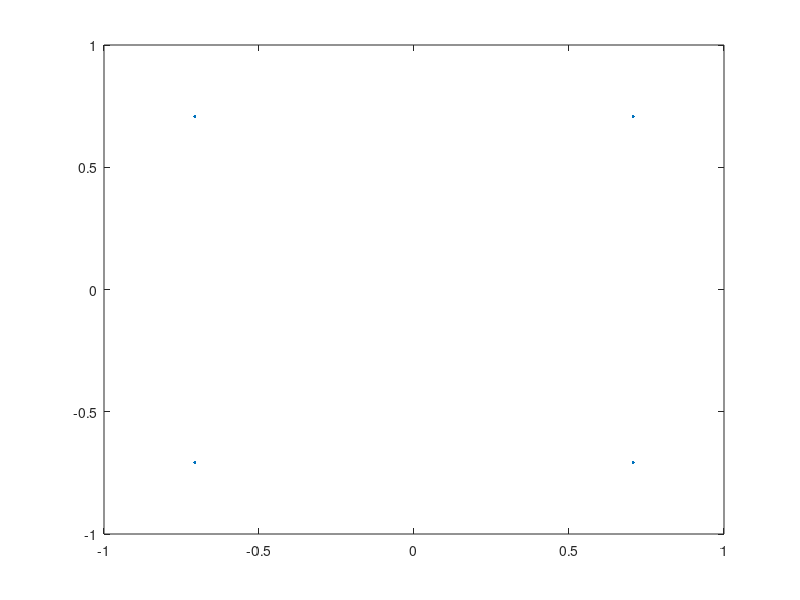
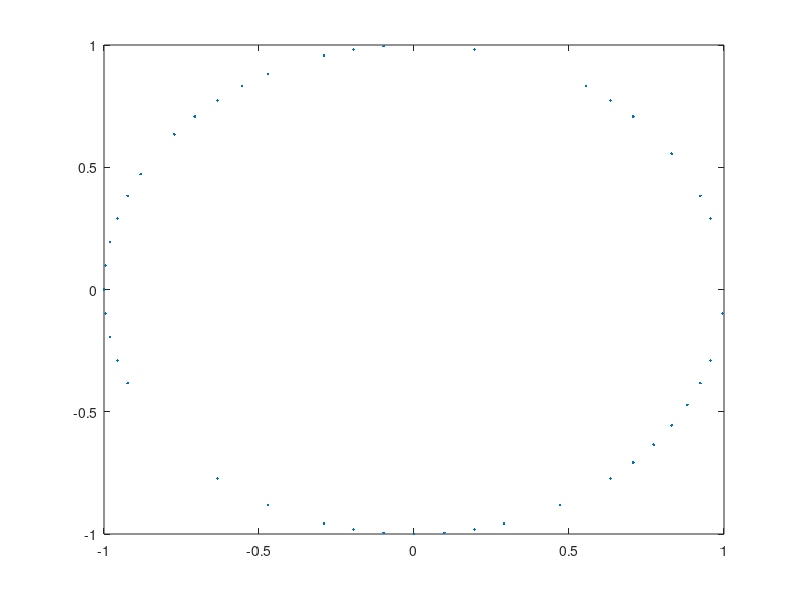

Reproduce these figures in MATLAB, in order.
clc;
close all;
clear all;

Nc = 64;

S_r = 0.5^0.5 * ((randn(1, Nc) > 0) * 2 - 1);
S_i = 0.5^0.5 * ((randn(1, Nc) > 0) * 2 - 1);

S = S_r + 1i * S_i;

STO = -23;

y = S .* exp(1i * 2 * pi * STO / Nc * (0 : Nc-1));

figure()
plot(S_r, S_i, '.');

figure()
plot(real(y), imag(y), '.');
